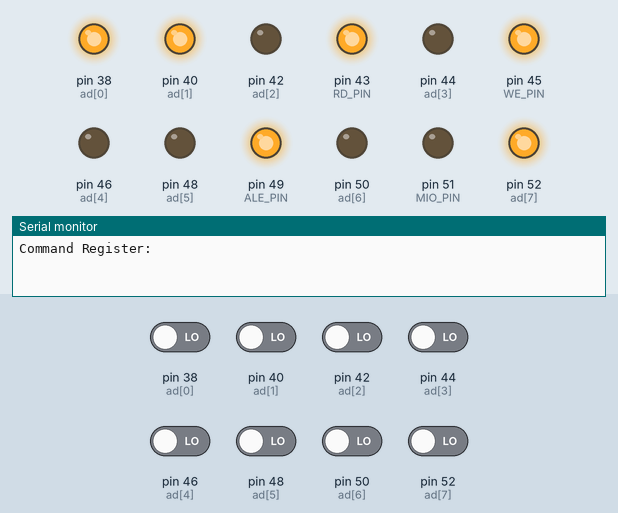
This sketch was run on a simulated Arduino Mega 2560, built with avr-gcc and run on an emulated ATmega2560. Shown: output pins drawn as LEDs (lit = HIGH), the last lines printed to the serial monitor. The inputs (shaded band) are chosen by the test bench; at power-on: pin 38 (ad[0]), pin 40 (ad[1]), pin 42 (ad[2]), pin 44 (ad[3]), pin 46 (ad[4]), pin 48 (ad[5]), pin 50 (ad[6]), pin 52 (ad[7]) LOW.

Above: at 0.5 s.
At 1.1 s:
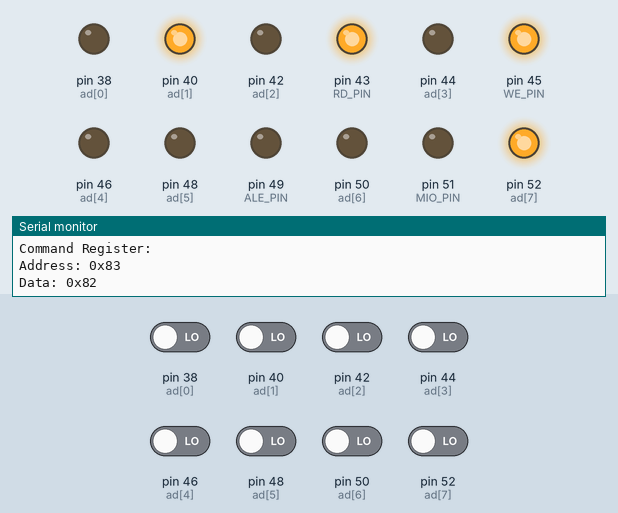
At 1.9 s:
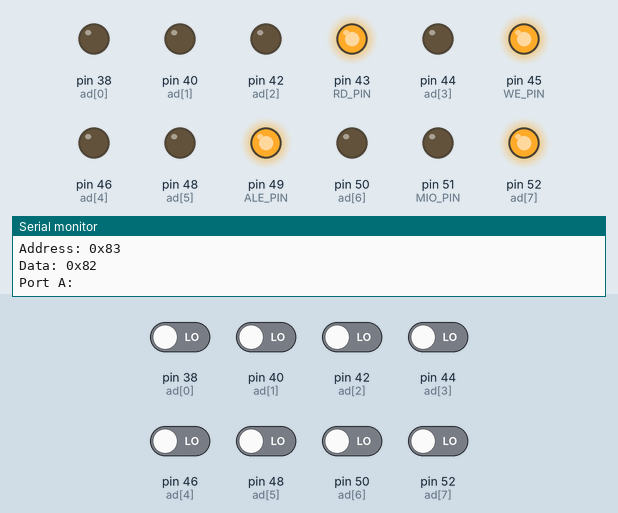
At 2.5 s:
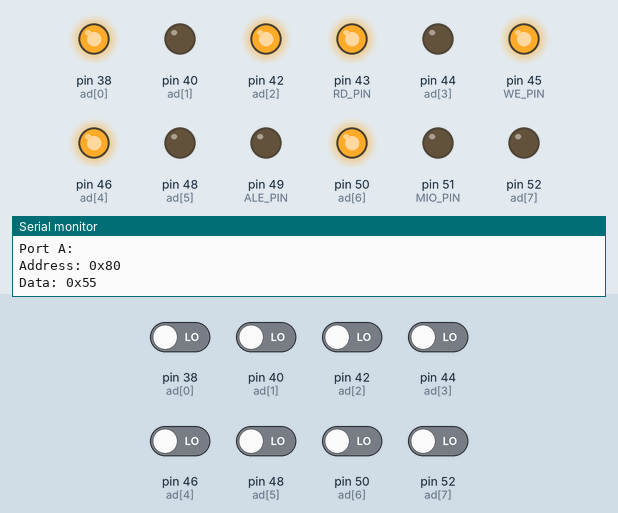
At 3.3 s:
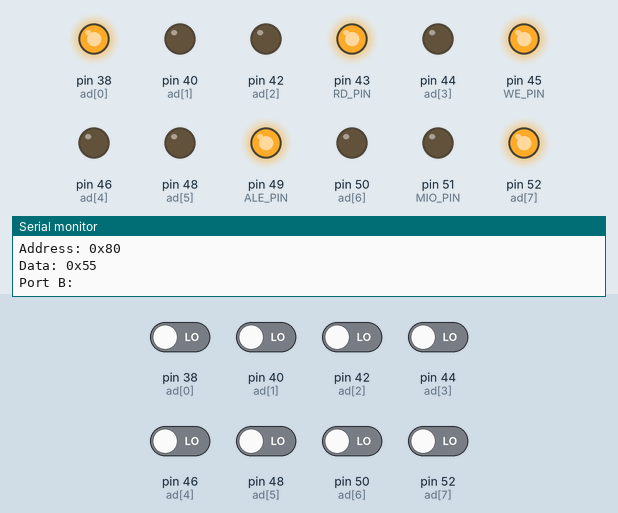
At 4.0 s:
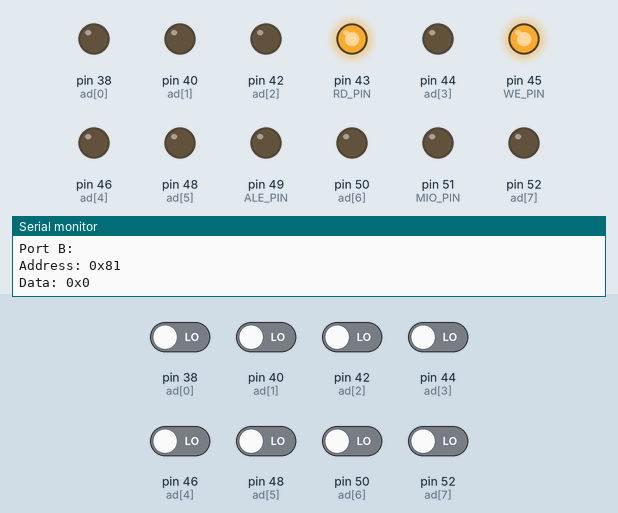
Timing chart, 0 to 5.5 s (numbered marks = the images above):
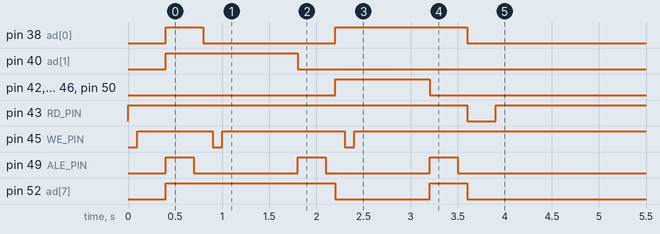

The sketch:

Dhanger_Lab6.ino
```cpp
#define RD_PIN 43
#define WE_PIN 45
#define ALE_PIN 49
#define MIO_PIN 51

static  uint8_t ad[8] = {38,40,42,44,46,48,50,52};
int cmdReg = 0x83;
int ctrl = 0x82; //defines mode 0 - 1000 0010

int row;
int column;
char keypad[4][4] = {
  {'A', '3', '2', '1'},
  {'B', '6', '5', '4'},
  {'C', '9', '8', '7'},
  {'D', '#', '0', '*'}
};

void setPins() {
  pinMode(RD_PIN, OUTPUT);
  pinMode(WE_PIN, OUTPUT);
  pinMode(ALE_PIN, OUTPUT);
  pinMode(MIO_PIN, OUTPUT);

  digitalWrite(RD_PIN, HIGH);
  delay(100);
  digitalWrite(WE_PIN, HIGH);
  delay(100);
  digitalWrite(ALE_PIN, LOW);
  delay(100);
  digitalWrite(MIO_PIN, LOW);
  delay(100);
}
void setup() {

  Serial.begin(9600);
  Serial.println("\nCommand Register: ");
  IOwrite(cmdReg, ctrl);
  Serial.println("\nPort A: ");
  IOwrite(0x80, 0x55);
  //55 - 0101 0101 <=real val (active low so read flipped)
  //AA - 1010 1010
  Serial.println("\nPort B: ");
  byte data;
  Serial.println(IOread(0x81), HEX);
}

void IOwrite(byte address, byte data){

  setPins();
  //set addr pins
  for(int i = 0; i < 8; i++){
    pinMode(ad[i], OUTPUT);
  }

  //setting addr
  for (int i = 0; i < 8; i++){
    digitalWrite(ad[i], bitRead(address, i));
  }

  //latching
  digitalWrite(ALE_PIN, HIGH);
  delay(300);
  digitalWrite(ALE_PIN, LOW);
  delay(100);

  //writing
  for (int i = 0; i < 8; i++){
    digitalWrite(ad[i], bitRead(data, i));
  }
  //start writing
  delay(100);
  digitalWrite(WE_PIN, LOW);
  delay(100);
  digitalWrite(WE_PIN, HIGH);

  Serial.begin(9600);
  Serial.print("Address: 0x");
  Serial.print(address, HEX);
  Serial.print(" \nData: 0x");
  Serial.print(data, HEX);

  setPins();
}

byte IOread(byte address){
  //setting pins
  setPins();
  byte data;

  //set addr pin - OUTPUT
  for(int i = 0; i < 8; i++){
    pinMode(ad[i], OUTPUT);
  }

  //send add
  for (int i = 0; i < 8; i++){
    digitalWrite(ad[i], bitRead(address, i));
  }

  //latch addr
  digitalWrite(ALE_PIN, HIGH);
  delay(300);
  digitalWrite(ALE_PIN, LOW);
  delay(100);

  //set addr data bus to INPUT
  for(int i = 0; i < 8; i++){
    //confirms Port B isn't reading
    //garbage values from arduino
    digitalWrite(ad[i], LOW);
    //set to INPUT
    pinMode(ad[i], INPUT);
  }

  for (int i = 0; i < 8; i++){
    digitalWrite(ad[i], bitRead(data, i));
  }

  //reading
  digitalWrite(RD_PIN, LOW);
  delay(300);

  Serial.begin(9600);
  Serial.print("Address: 0x");
  Serial.print(address, HEX);
  Serial.print(" \nData: 0x");

  for(int i = 0; i < 8; i++){
    bitWrite(data, i, digitalRead(ad[i]));
  }
  digitalWrite(RD_PIN, HIGH);
  return data;
  setPins();

}


void loop() {

}
```
